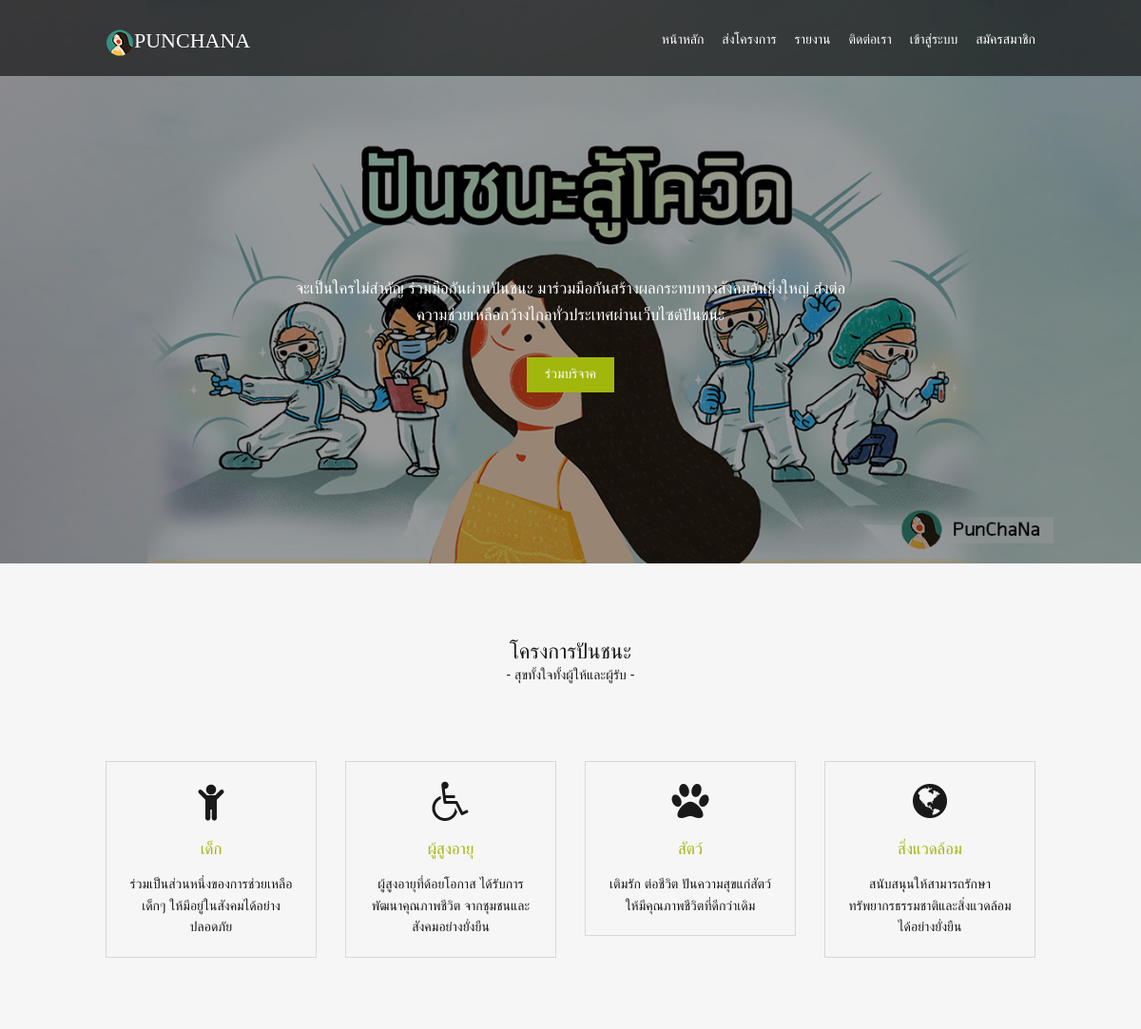
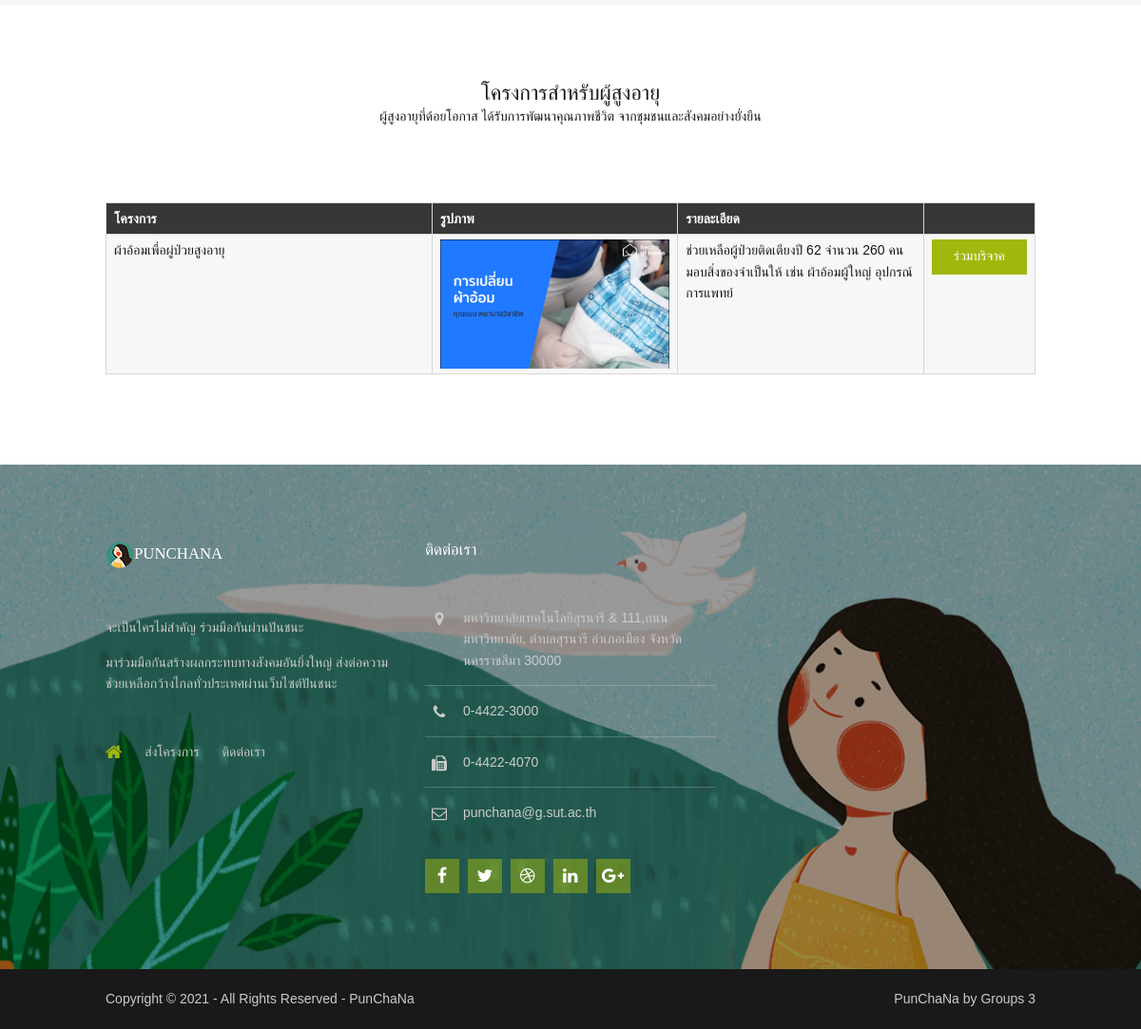
The app's page /wheelchair.php?type_id=3 with its own data (2 pictures, top to bottom).
### tables this page shows
CREATE TABLE `project` (
  `id` int(10) NOT NULL,
  `name_proj` varchar(255) DEFAULT NULL,
  `type_id` int(255) DEFAULT NULL,
  `description` varchar(500) DEFAULT NULL,
  `date` datetime DEFAULT NULL,
  `name_manage` varchar(255) DEFAULT NULL,
  `phone_proj` varchar(10) DEFAULT NULL,
  `email_proj` varchar(255) DEFAULT NULL,
  `address` varchar(255) DEFAULT NULL,
  `img` varchar(100) NOT NULL,
  `user_id` int(10) NOT NULL
);

### wheelchair.php (the view, shortened to what this page needs)
<!DOCTYPE html>
<html lang="">
<head>
<link rel="stylesheet" href="https://cdnjs.cloudflare.com/ajax/libs/font-awesome/4.7.0/css/font-awesome.min.css">
<link href="layout/styles/layout.css" rel="stylesheet" type="text/css" media="all">
</head>
<body id="top">
<div class="bgded overlay" style="background-image:url('images/demo/backgrounds/01.png');">
  <div class="wrapper row1">
    <header id="header" class="hoc clear">
      <div id="logo" class="fl_left">
        <h1><img src="images/logo4.png" alt="" ><a href="index.php">PunChaNa</a></h1>
      </div>
      <nav id="mainav" class="fl_right">
        <ul class="clear">
          <li><a href="index.php">หน้าหลัก</a></li>
          <li><a href="submission.html">ส่งโครงการ</a></li>
          <li><a href="#">รายงาน</a></li>
          <li><a href="#">ติดต่อเรา</a></li>
          <li><a href="login.php">เข้าสู่ระบบ</a></li>
          <li><a href="register.php">สมัครสมาชิก</a></li>
        </ul>
      </nav>
    </header>
  </div>
  <section id="pageintro" class="hoc clear">
    <div>
      <p>จะเป็นใครไม่สำคัญ ร่วมมือกันผ่านปันชนะ มาร่วมมือกันสร้างผลกระทบทางสังคมอันยิ่งใหญ่ ส่งต่อความช่วยเหลือกว้างไกลทั่วประเทศผ่านเว็บไซต์ปันชนะ</p>
      <footer><a class="btn" href="#">ร่วมบริจาค</a></footer>
    </div>
  </section>
</div>
<div class="wrapper row2">
  <section class="hoc container clear">
    <div class="sectiontitle">
      <h6 class="heading">โครงการปันชนะ</h6>
      <p> - สุขทั้งใจทั้งผู้ให้และผู้รับ -</p>
    </div>
    <ul class="nospace group services">
      <li class="one_quarter first">
        <article><?php echo '<a href="child.php?type_id=2">' ?><i class="fa fa-3x fa-child"></i></a>
          <h6 class="heading font-x1"><a href="#">เด็ก</a></h6>
          <p>ร่วมเป็นส่วนหนึ่งของการช่วยเหลือเด็กๆ ให้มีอยู่ในสังคมได้อย่างปลอดภัย</p>
        </article>
      </li>
      <li class="one_quarter">
        <article><?php echo '<a href="wheelchair.php?type_id=3">' ?><i class="fa fa-3x fa-wheelchair"></i></a>
          <h6 class="heading font-x1"><a href="#">ผู้สูงอายุ</a></h6>
          <p>ผู้สูงอายุที่ด้อยโอกาส ได้รับการพัฒนาคุณภาพชีวิต จากชุมชนและสังคมอย่างยั่งยืน</p>
        </article>
      </li>
      <li class="one_quarter">
        <article><?php echo '<a href="animal.php?type_id=1">' ?><i class="fa fa-3x fa-paw"></i></a>
          <h6 class="heading font-x1"><a href="#">สัตว์</a></h6>
          <p>เติมรัก ต่อชีวิต ปันความสุขแก่สัตว์ให้มีคุณภาพชีวิตที่ดีกว่าเดิม</p>
        </article>
      </li>
      <li class="one_quarter">
        <article><?php echo '<a href="globe.php?type_id=4">' ?><i class="fa fa-3x fa-globe"></i></a>
          <h6 class="heading font-x1"><a href="#">สิ่งแวดล้อม</a></h6>
          <p>สนับสนุนให้สามารถรักษาทรัพยากรธรรมชาติและสิ่งแวดล้อมได้อย่างยั่งยืน</p>
        </article>
      </li>
    </ul>
  </section>
</div>
<div class="wrapper row3">
  <main class="hoc container clear">
    <div class="sectiontitle">
      <h6 class="heading">โครงการสำหรับผู้สูงอายุ</h6>
      <p>ผู้สูงอายุที่ด้อยโอกาส ได้รับการพัฒนาคุณภาพชีวิต จากชุมชนและสังคมอย่างยั่งยืน</p>
    </div>
    <?php
 $connect = mysqli_connect("localhost", "root", "", "punchana");
 $id = $_GET["type_id"];
 $sql = "SELECT * FROM project WHERE type_id = '" . $id ."'";
 $result = mysqli_query($connect, $sql);
 echo "<table border='1' cellpadding='10' width=80%>";
      echo "<tr>
                  <th width='40%'>โครงการ</th>
                  <th width='30%'>รูปภาพ</th>
                  <th width='40%'>รายละเอียด</th>
                  <th width='40%'></th>
          </tr>";
      while($row = mysqli_fetch_array($result)) {
              echo "<tr>";
        echo '<td>' . $row['name_proj'] . '</td>';
        echo '<td><img src="img/'.$row["img"].'"style="width:300px;"></td>';
        echo '<td>' . $row['description'] . '</td>';
        echo '<td ><a href="details.php?id='.$row["id"].'"><button type="button" name="btn_add" class="btn btn-xs btn-success" style="width:100px;">ร่วมบริจาค</button></a></td>';
        echo "</tr>";
      }
      echo "</table>";
 ?>
  </main>
</div>
<div class="wrapper row4 bgded overlay" style="background-image:url('images/demo/backgrounds/02.png');">
  <footer id="footer" class="hoc clear">
    <div class="one_third first">
      <h6 class="heading"><img src="images/logo4.png" alt="" >PunChaNa</h6>
      <p>จะเป็นใครไม่สำคัญ ร่วมมือกันผ่านปันชนะ</p>
      <p class="btmspace-50">มาร่วมมือกันสร้างผลกระทบทางสังคมอันยิ่งใหญ่ ส่งต่อความช่วยเหลือกว้างไกลทั่วประเทศผ่านเว็บไซต์ปันชนะ</p>
      <nav>
        <ul class="nospace">
          <li><a href="index.html"><i class="fa fa-lg fa-home"></i></a></li>
          <li><a href="#">ส่งโครงการ</a></li>
          <li><a href="#">ติดต่อเรา</a></li>
        </ul>
      </nav>
    </div>
    <div class="one_third">
      <h6 class="heading">ติดต่อเรา</h6>
      <ul class="nospace btmspace-30 linklist contact">
        <li><i class="fa fa-map-marker"></i>
          <address>
          มหาวิทยาลัยเทคโนโลยีสุรนารี &amp; 111,ถนนมหาวิทยาลัย, ตำบลสุรนารี อำเภอเมือง จังหวัดนครราชสีมา 30000
          </address>
        </li>
        <li><i class="fa fa-phone"></i> 0-4422-3000</li>
        <li><i class="fa fa-fax"></i> 0-4422-4070</li>
        <li><i class="fa fa-envelope-o"></i> punchana@g.sut.ac.th</li>
      </ul>
      <ul class="faico clear">
        <li><a class="faicon-facebook" href="https://www.facebook.com/"><i class="fa fa-facebook"></i></a></li>
        <li><a class="faicon-twitter" href="https://www.twitter.com/"><i class="fa fa-twitter"></i></a></li>
        <li><a class="faicon-dribble" href="https://www.dribbble.com/"><i class="fa fa-dribbble"></i></a></li>
        <li><a class="faicon-linkedin" href="https://www.linkedin.com/"><i class="fa fa-linkedin"></i></a></li>
        <li><a class="faicon-google-plus" href="https://www.google.com/"><i class="fa fa-google-plus"></i></a></li>
      </ul>
    </div>
  </footer>
</div>
<div class="wrapper row5">
  <div id="copyright" class="hoc clear">
    <p class="fl_left">Copyright &copy; 2021 - All Rights Reserved - <a href="#">PunChaNa</a></p>
    <p class="fl_right">PunChaNa by Groups 3</a></p>
  </div>
</div>
</body>
</html>

### layout/styles/layout.css (style rules this page uses)
#header #logo { margin:30px 0 0 0; }
#header #logo h1 { margin:0; padding:0; font-size:22px; }
#pageintro { padding:180px 0; text-align:center; }
#pageintro > div { display:block; max-width:60%; margin:0 auto; }
#pageintro > div * { line-height:normal; }
#pageintro p { margin:0; font-size:1.2rem; line-height:2rem; }
#pageintro footer { margin-top:30px; }
.container { padding:80px 0; }
.sectiontitle { display:block; max-width:60%; margin:0 auto 80px; text-align:center; }
.sectiontitle * { margin:0; }
.services { text-align:center; }
.services li article { padding:20px; border:1px solid; }
.services li article * { margin:0; padding:0; }
.services li article i { margin-bottom:20px; }
.services li article .heading { margin-bottom:15px; font-size:1.2rem; }
#footer { padding:80px 0; }
#footer .heading { margin-bottom:50px; font-size:1.2rem; }
#footer nav { margin-bottom:30px; text-transform:uppercase; }
#footer nav ul li { display:inline-block; margin-right:20px; }
#footer nav ul li:last-child { margin-right:0; }
#footer .linklist li { display:block; margin-bottom:15px; padding:0 0 15px 0; border-bottom:1px solid; }
#footer .linklist li:last-child { margin:0; padding:0; border:none; }
#footer .linklist li::before, #footer .linklist li::after { display:table; content:""; }
#footer .linklist li, #footer .linklist li::after { clear:both; }
#footer .contact.linklist li, #footer .contact.linklist li:last-child { position:relative; padding-left:40px; }
#footer .contact li * { margin:0; padding:0; line-height:1.6; }
#footer .contact li i { display:block; position:absolute; top:0; left:0; width:30px; font-size:16px; text-align:center; }
#copyright { padding:20px 0; }
#copyright * { margin:0; padding:0; }
*, *::before, *::after { transition:all .3s ease-in-out; }
nav ul, nav ol { margin:0; padding:0; list-style:none; }
#mainav, #breadcrumb, .sidebar nav { line-height:normal; }
#mainav ul.clear { margin-top:3px; }
#mainav ul { text-transform:uppercase; }
#mainav li { display:inline-block; position:relative; margin:0 15px 0 0; padding:0; }
#mainav li:last-child { margin-right:0; }
#mainav li a { display:block; padding:30px 0; }
table, th, td { border:1px solid; border-collapse:collapse; vertical-align:top; }
table, th { table-layout:auto; }
table { width:100%; margin-bottom:15px; }
th, td { padding:5px 8px; }
td { border-width:0 1px; }
.faico { margin:0; padding:0; list-style:none; }
.faico li { display:inline-block; margin:8px 5px 0 0; padding:0; line-height:normal; }
.faico li:last-child { margin-right:0; }
.faico a { display:inline-block; width:36px; height:36px; line-height:36px; font-size:18px; text-align:center; }
.faico a { color:#FFFFFF; background-color:rgba(162,183,13,.5); }
body { color:#CBCBCB; background-color:#191919; }
a { color:#A2B70D; }
.overlay { color:#FFFFFF; background-color:inherit; }
.overlay::after { color:inherit; background-color:rgba(0,0,0,.4); }
.btn, .btn.inverse:hover { color:#FFFFFF; background-color:#A2B70D; border-color:#A2B70D; }
.row1 { color:#FFFFFF; background-color:rgba(0,0,0,.60); }
.row2 { color:#191919; background-color:#F6F6F6; }
.row3 { color:#191919; background-color:#FFFFFF; }
.row4 { color:#CBCBCB; }
.row5, .row5 a { color:#CBCBCB; background-color:#191919; }
#header #logo a { color:inherit; }
.services li article { border-color:#D7D7D7; }
.services li article > a { color:inherit; }
#footer .heading { color:#FFFFFF; }
#footer hr, #footer .borderedbox, #footer .linklist li { border-color:rgba(255,255,255,.2); }
#footer nav a { color:inherit; }
#footer nav li:first-child a, #footer nav a:hover { color:#A2B70D; }
#mainav li a { color:inherit; }
table, th, td, #comments .avatar, #comments input, #comments textarea { border-color:#D7D7D7; }
th { color:#FFFFFF; background-color:#373737; }
tr, #comments li, #comments input[type="submit"], #comments input[type="reset"] { color:inherit; background-color:#FBFBFB; }
tr:nth-child(even), #comments li:nth-child(even) { color:inherit; background-color:#F7F7F7; }
table a, #comments a { background-color:inherit; }
@media screen and (min-width:978px) { .hoc { max-width:978px; } }

### records on screen
project: name_proj "ผ้าอ้อมเพื่อผู่ป่วยสูงอายุ", img (picture), description "ช่วยเหลือผู้ป่วยติดเตียงปี 62 จำนวน 260 คน มอบสิ่งของจำเป็นให้ เช่น ผ้าอ้อมผู้ใหญ่ อุปกรณ์การแพทย์"
